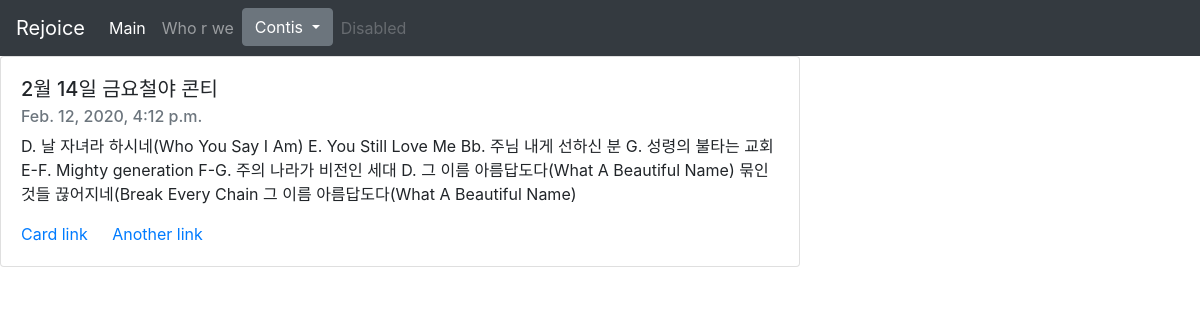
/detail/1, run on the app's committed database.
### Blog/models.py (models this page shows, shortened)
class Blog(models.Model):
    title = models.CharField(max_length=200)
    pub_date = models.DateTimeField('date published')
    body = models.TextField()

### Blog/views.py (the view)
# urls.py: path('detail/<int:conti_id>', v.detail, name='detail'),
def detail(request, conti_id):
    conti_detail = get_object_or_404(Blog, pk = conti_id)
    return render(request, 'detail.html', {'detail':conti_detail})

### Blog/templates/detail.html (shortened to what this page needs)
<head>
    <link rel="stylesheet" href="https://stackpath.bootstrapcdn.com/bootstrap/4.4.1/css/bootstrap.min.css">
</head>
<body>
    <nav class="navbar navbar-expand-lg navbar-dark bg-dark">
        <a class="navbar-brand" href="#">Rejoice</a>
        <div class="collapse navbar-collapse" id="navbarNavAltMarkup">
          <div class="navbar-nav">
            <a class="nav-item nav-link active" href="#">Main <span class="sr-only">(current)</span></a>
            <a class="nav-item nav-link" href="#">Who r we</a>
            <div class="dropdown">
                <button class="btn btn-secondary dropdown-toggle" type="button"  data-toggle="dropdown" >
                  Contis
                </button>
              </div>
            <a class="nav-item nav-link disabled" href="#" tabindex="-1" aria-disabled="true">Disabled</a>
          </div>
        </div>
      </nav>
      <div class="card" style="width: 50rem;">
        <div class="card-body">
          <h5 class="card-title">{{detail.title}}</h5>
          <h6 class="card-subtitle mb-2 text-muted">{{detail.pub_date}}</h6>
          <p class="card-text">{{detail.body}}</p>
          <a href="#" class="card-link">Card link</a>
          <a href="#" class="card-link">Another link</a>
        </div>
      </div>
</body>

### data on the page
Blog: title "2월 14일 금요철야 콘티", pub_date "Feb. 12, 2020, 4:12 p.m.", body "D. 날 자녀라 하시네(Who You Say I Am) E. You Still Love Me Bb. 주님 내게 선하신 분 G. 성령의 불타는 교회 E-F. Mighty generation F-G. 주의 나라가 비전인 세대 D. 그 이름 아름답도다(What A Beautiful Name) 묶인것들 끊어지네(Break Every Chain 그 이름 아름답도다(What A Beautiful Name)"
